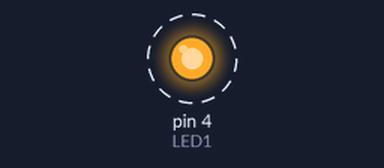
A sketch run on a simulated Arduino Uno, built with avr-gcc and run on an emulated ATmega328P. Shown: output pins drawn as LEDs (lit = HIGH). Dashed ring = blinking.

Above: at 0.5 s.
Timing chart, 0 to 4.6 s (numbered marks = the images above):
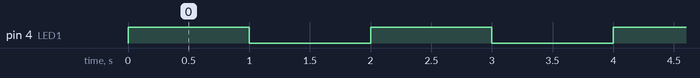

The sketch:

GroundStation_WHILE_FOR_LED.ino
```cpp
#define LED1  4
int blinkCount = 0; //Initialise the counter

void setup() {
  // Set the LED pin as output
  pinMode(LED1, OUTPUT);
}

void loop() {

  // Keep the loop running until blinkCount is less than 1
  while (blinkCount < 1) {
    // Blink LED1 5 times
    for (int i = 0; i < 5; i++) {
      digitalWrite(LED1, HIGH); // Turn LED1 on
      delay(1000); // Wait for 1 second
      digitalWrite(LED1, LOW); // Turn LED1 off
      delay(1000); // Wait for 1 second
    }
    blinkCount++; // Increment blink count
  }
  digitalWrite(LED1, LOW);
}
```

Measured:
- by itself, pin 4 (LED1): alternates HIGH for 1.0 s and LOW for 1.0 s, 10 changes in all, then stays LOW
